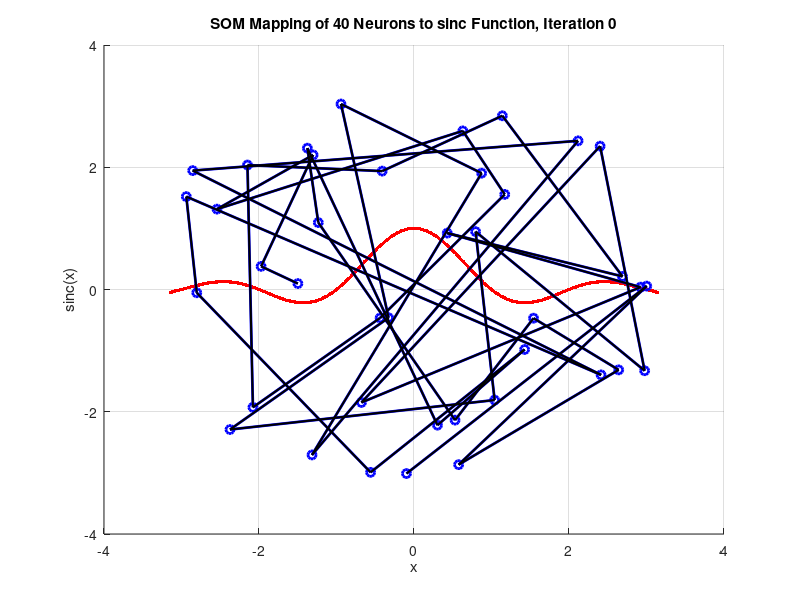
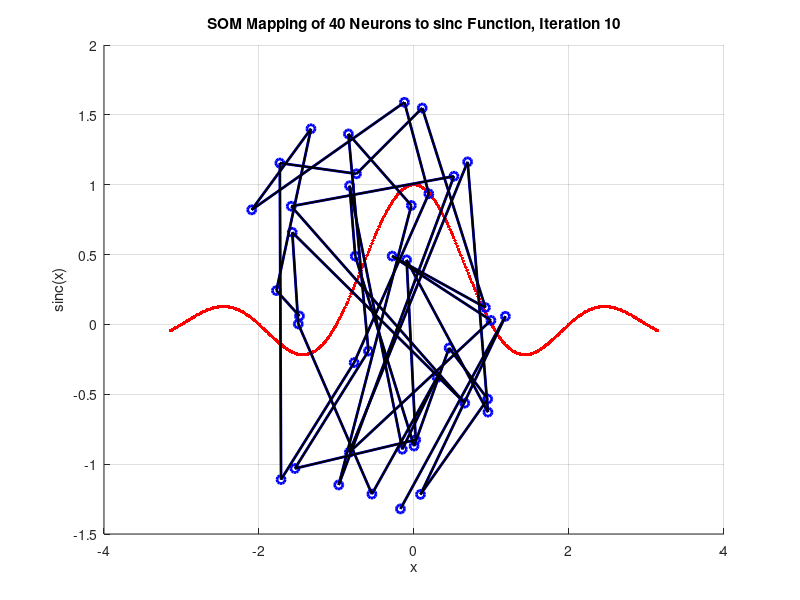
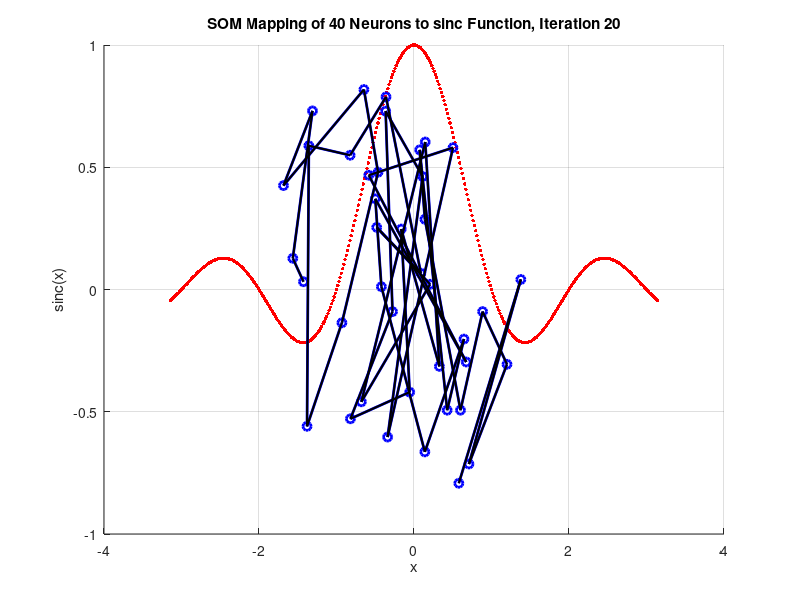
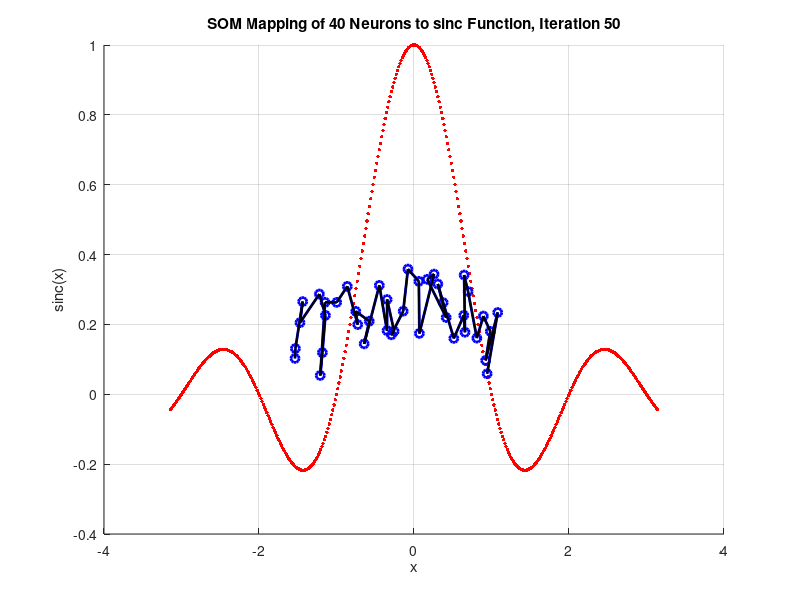

Source code (MATLAB) for these figures, in order:
clc; clear; close all;

%% Generate training data (sinc function)
x = linspace(-pi, pi, 400); 
trainX = [x; sinc(x)];
num_neurons = 40; % 1D SOM 40 neurons

%% Initialize the weights of 40 neurons (randomly distributed)
w = rand(2, num_neurons) * 2 * pi - pi; % Randomly initialize weights in the range [-π, π]
N = 500; % Number of training iterations
idx_plot = [10, 20, 50, 100:100:N]; % Plot when the appropriate number of iterations is reached
r = 1; % Index of idx_plot
initial_lr = 0.1; % Initial learning rate
sigma0 = num_neurons / 2; % Initial neighborhood width
tau = N / log(sigma0); % Time constant

%% Plot the initial state (iterations = 0)
figure;
hold on;
plot(trainX(1,:), trainX(2,:), '.r', 'MarkerSize', 8); % Plot the original function
plot(w(1,:), w(2,:), 'bo-', 'LineWidth', 2, 'MarkerSize', 6); % Plot SOM neurons

for j = 1:num_neurons-1
    plot([w(1,j), w(1,j+1)], [w(2,j), w(2,j+1)], 'k-', 'LineWidth', 1.5); % Connect adjacent SOM neurons
end

xlabel('x');
ylabel('sinc(x)');
title('SOM Mapping of 40 Neurons to sinc Function, Iteration 0');
grid on;
hold off;

%% SOM training and plot mapping results
for t = 1:N
    idx = randi(size(trainX, 2));
    sample = trainX(:, idx); % Randomly select a training sample

    distances = sum((w - sample).^2, 1); % Calculate the Euclidean distance between all neurons and the sample
    [~, bmu_idx] = min(distances); % Find the best matching neuron
    
    % Calculate the current learning rate and neighborhood size
    lr = initial_lr * exp(-t / N);
    sigma = sigma0 * exp(-t / tau);
    
    % Update the weights of all neurons
    for j = 1:num_neurons
        % Calculate the topological distance from the current neuron to the BMU
        d = abs(j - bmu_idx);
        
        % Calculate the neighborhood function
        h = exp(-d^2 / (2 * sigma^2));
        
        w(:, j) = w(:, j) + lr * h * (sample - w(:, j));
    end
    
    if r <= length(idx_plot) && t == idx_plot(r)      
        figure;
        hold on;
        plot(trainX(1,:), trainX(2,:), '.r', 'MarkerSize', 8); 
        plot(w(1,:), w(2,:), 'bo-', 'LineWidth', 2, 'MarkerSize', 6);
        for j = 1:num_neurons-1
            plot([w(1,j), w(1,j+1)], [w(2,j), w(2,j+1)], 'k-', 'LineWidth', 1.5);
        end
        xlabel('x');
        ylabel('sinc(x)');
        title(['SOM Mapping of 40 Neurons to sinc Function, Iteration ', num2str(t)]); 
        grid on;
        hold off;
        r = r + 1;
    end
end